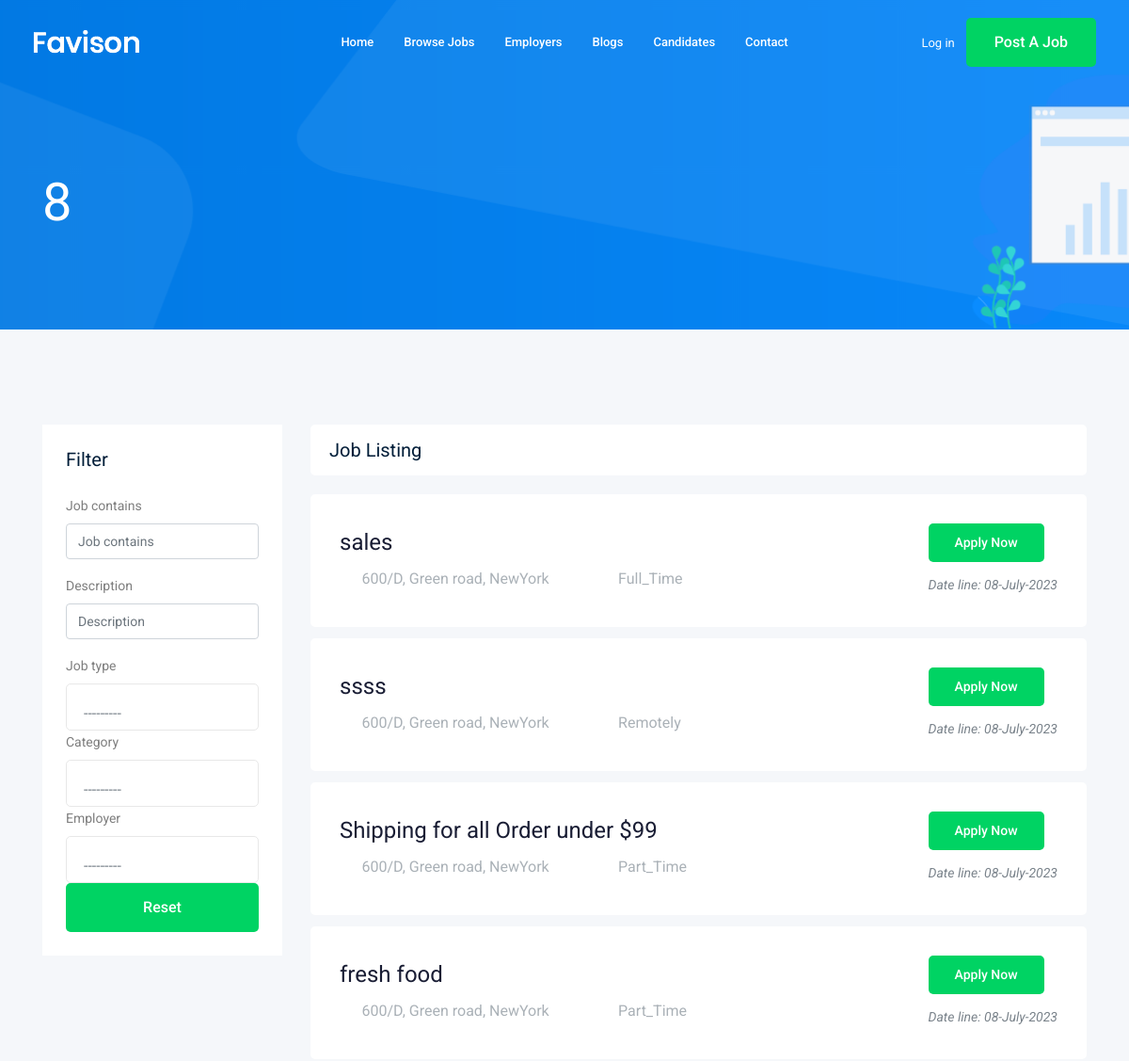
The app's page /jobs/ (upper part), older data.
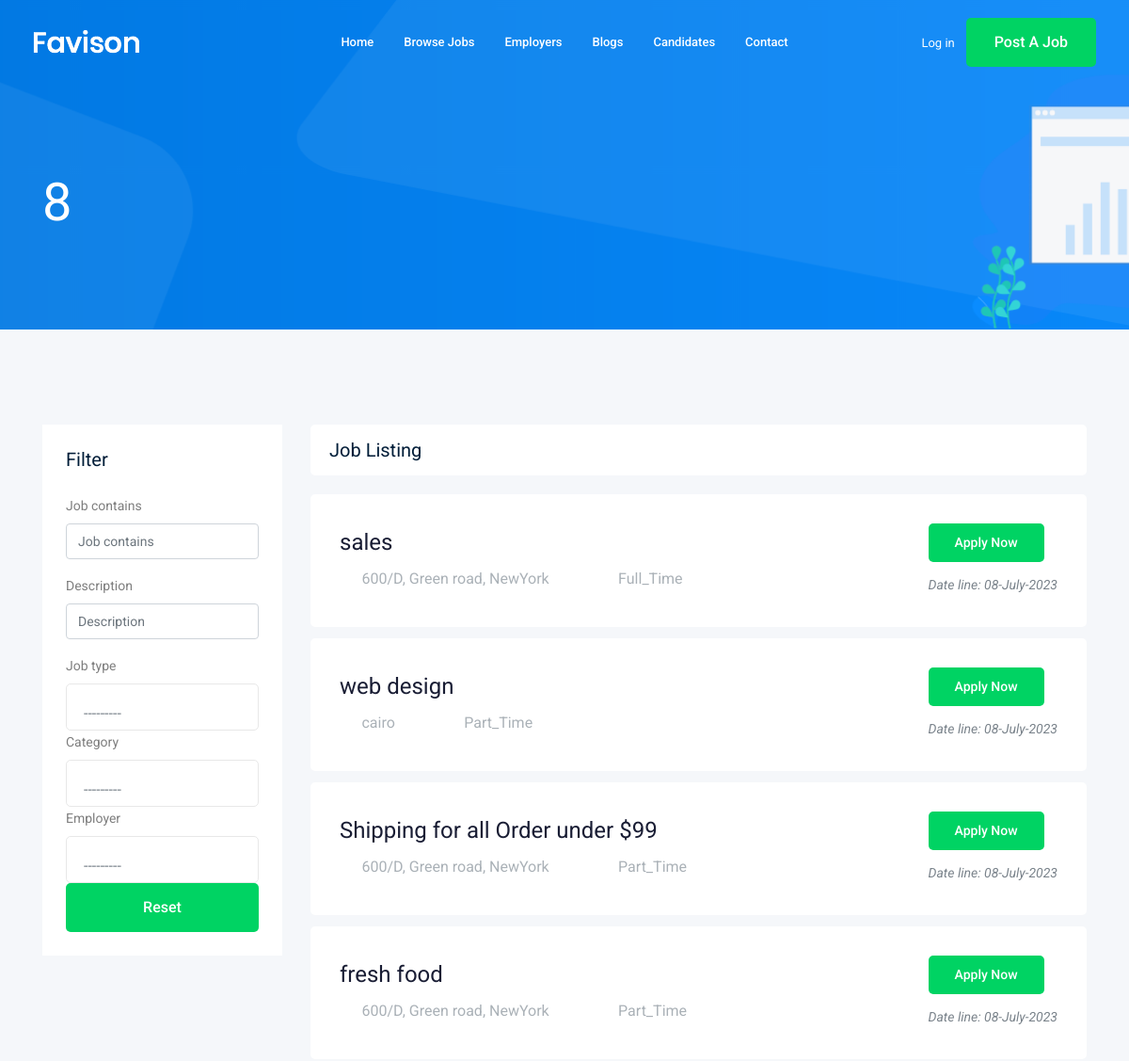
The same page, newer data.
### board/models.py (models this page shows, shortened)
class Job(models.Model):
    publisher = models.ForeignKey(User, verbose_name=_(
        "publisher"), on_delete=models.SET_NULL, null=True, blank=True, related_name='job_author')
    name = models.CharField(_("job"), max_length=100)
    employer = models.ForeignKey(Employer, verbose_name=_(
        "employer"), on_delete=models.SET_NULL, related_name='job_employer', null=True, blank=True)
    category = models.ForeignKey(Category, verbose_name=_(
        "category"), on_delete=models.CASCADE, related_name='job_category')
    job_type = models.CharField(_("job type"), max_length=50, choices=JOB_TYPE)
    published_at = models.DateTimeField(_("published at"), auto_now_add=True)
    vacancy = models.IntegerField(_("vacancy"))
    salary = models.IntegerField(_("salary"))
    des = models.TextField(_("description"), max_length=2500)
    Qual = models.TextField(_("Qualifications"), max_length=2500)
    Res = models.TextField(_("Responsibility"), max_length=2500)
    Benefits = models.TextField(_("Benefits"), max_length=2500)
    slug = models.SlugField(_("slug"), null=True, blank=True, unique=True)
    def __str__(self):
        return self.name

### companies/models.py (models this page shows, shortened)
class Employer(models.Model):
    name = models.CharField(_("name"), max_length=100)
    industry = models.CharField(_("Industry"), max_length=250)
    icon = models.CharField(_("icon"), max_length=50)
    founded = models.DateField(_("founded"), auto_now=False, auto_now_add=False)
    location = models.CharField(_("location"), max_length=250)
    website = models.CharField(_("website"), max_length=150)
    size = models.CharField(_("company size"), max_length=100)
    Profile = models.TextField(_("company Profile"), max_length=1000)
    linkedin = models.CharField(_("linkedin"), max_length=100)
    slug = models.SlugField(_("slug"), null=True, blank=True, unique=True)
    def __str__(self):
        return self.name

### board/views.py (the view)
# urls.py: path('jobs/', Job_list ,name='job_list'),  #functions
def Job_list(request):
    jobs = Job.objects.all()
    myfilter = JobFilter(request.GET, queryset=jobs)
    jobs = myfilter.qs
    paginator = Paginator(jobs, 4)
    page_number = request.GET.get("page")
    page_obj = paginator.get_page(page_number)
    context = {'jobs': page_obj, 'count': Job.objects.all().count,
               'myfilter': myfilter}
    return render(request, 'board/job_list.html', context)

### board/models.py (called while the page is built)
    def __str__(self):
        return self.name

### board/templates/board/job_list.html (shortened to what this page needs)
{% extends 'base.html' %}
{% load static %}
{% load bootstrap4 %}
{% block content %}
<div class="bradcam_area bradcam_bg_1">
    <div class="container">
        <div class="row">
            <div class="col-xl-12">
                <div class="bradcam_text">
                    <h3>{{count}}</h3>
                </div>
            </div>
        </div>
    </div>
</div>
<div class="job_listing_area plus_padding">
    <div class="container">
        <div class="row">
            <div class="col-lg-3">
                <div class="job_filter white-bg">
                    <div class="form_inner white-bg">
                        <h3>Filter</h3>
                        <form method="GET">
                            {% bootstrap_form myfilter.form %}
                            <div class="reset_btn">
                                <button class="boxed-btn3 w-100" type="submit">Reset</button>
                            </div>
                        </form>
                    </div>
                </div>
            </div>
            <div class="col-lg-9">
                <div class="recent_joblist_wrap">
                    <div class="recent_joblist white-bg ">
                        <div class="row align-items-center">
                            <div class="col-md-6">
                                <h4>Job Listing</h4>
                            </div>
                            <div class="col-md-6">
                            </div>
                        </div>
                    </div>
                </div>
                <div class="job_lists m-0">
                    <div class="row">
                        {% for job in jobs %}
                        <div class="col-lg-12 col-md-12">
                            <div class="single_jobs white-bg d-flex justify-content-between">
                                <div class="jobs_left d-flex align-items-center">
                                    <div class="jobs_conetent">
                                        <a href="{% url 'board:job_detail' job.slug %}">
                                            <h4>{{job}}</h4>
                                        </a>
                                        <div class="links_locat d-flex align-items-center">
                                            <div class="location">
                                                <p> <i class="fa fa-map-marker"></i> {{job.employer.location}}</p>
                                            </div>
                                            <div class="location">
                                                <p> <i class="fa fa-clock-o"></i> {{job.job_type}}</p>
                                            </div>
                                        </div>
                                    </div>
                                </div>
                                <div class="jobs_right">
                                    <div class="apply_now">
                                        <a href="{% url 'board:job_detail' job.slug %}" class="boxed-btn3">Apply Now</a>
                                    </div>
                                    <div class="date">
                                        <p>Date line: {{job.published_at|date:'d-N-Y'}}</p>
                                    </div>
                                </div>
                            </div>
                        </div>
                        {% endfor %}
                    </div>
                </div>
            </div>
        </div>
    </div>
</div>
{% endblock %}

Row changes from the older to the newer data that the page shows:
changed Job: name "ssss" → "web design"; employer.location "600/D, Green road, NewYork" → "cairo"; job_type "Remotely" → "Part_Time"
